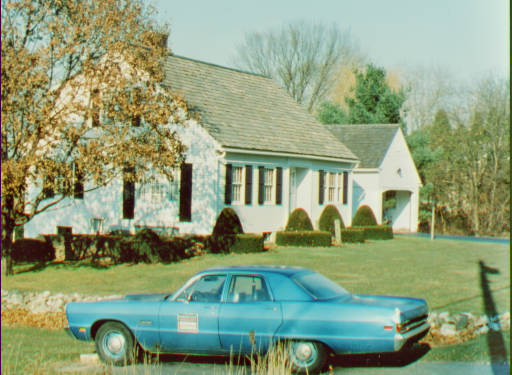
#> input picture omscs/vision-4495/ps0/ps0_python/cropped_house.png, 512 x 375 px
$ python ps0.py   (Python 2 division)
#> lines starting #> are read from the running program, lines starting #| are printed output that depends on the picture
import numpy as np
import scipy as sp
import cv2

# TODO(swapnilr): Move to common
RED = 0
GREEN = 1
BLUE = 2
def getImageName(pset, qn, part, counter):
  return 'ps%d-%d-%s-%d.png' % (pset, qn, part, counter)

def getName(qn, part, counter):
  return getImageName(pset=0, qn=qn, part=part, counter=counter)

def getImage(index=0):
#> called with index = 0
  if index==0:
    return cv2.imread('cropped_house.png')
#> returned value is the input picture: shape (375, 512, 3); mean B, G, R 124.5, 157.6, 141.2
#> call 2 of getImage, with index = 1
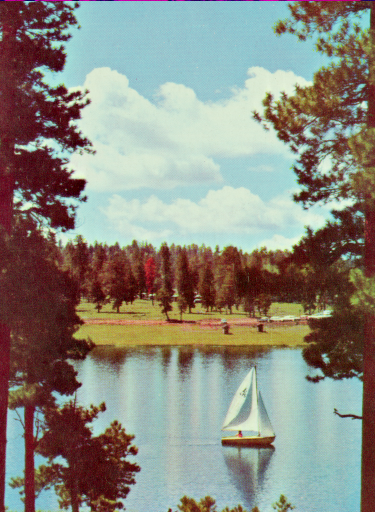
#> input picture omscs/vision-4495/ps0/ps0_python/cropped_boat.png, 375 x 512 px
#> in getImage, returned value is the input picture: shape (512, 375, 3); mean B, G, R 126.7, 136.9, 138.6
  elif index==1:
    return cv2.imread('cropped_boat.png')
  else:
    raise IndexError('Index out of bounds')

def getChannel(image, channel_index=RED, copy=False):
#> called with channel_index = 0, copy = True
  channel = image[:,:,channel_index]
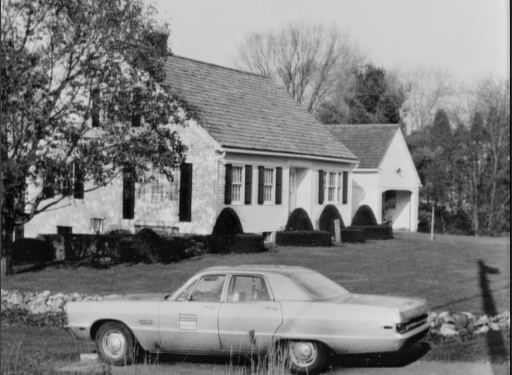
#> channel: shape (375, 512); min 2, max 225, mean 124.5
  if copy:
    channel = channel.copy()
  return channel

def writeImage(filename, img):
  return cv2.imwrite('output/%s' % filename, img)

def part1():
  writeImage(getName(1,'a',1), getImage(0))
  writeImage(getName(1, 'a', 2), getImage(1))

def part2a():
  image1 = getImage(0)
  image1_red = getChannel(image1, RED, True)
  image1_blue = getChannel(image1, BLUE, True)
#> call 2 of getChannel, with channel_index = 2, copy = True
#> in getChannel (call 2), `channel = image[:,:,channel_index]`:
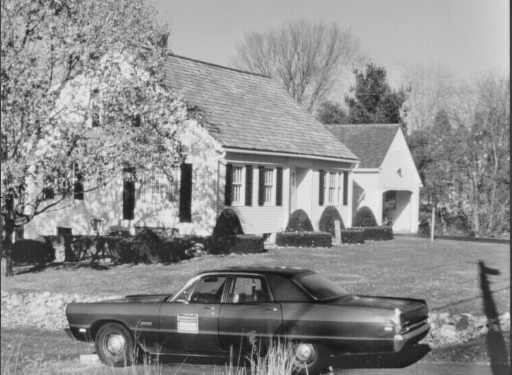
#> channel: shape (375, 512); min 4, max 234, mean 141.2
  image1[:,:,RED] = image1_blue
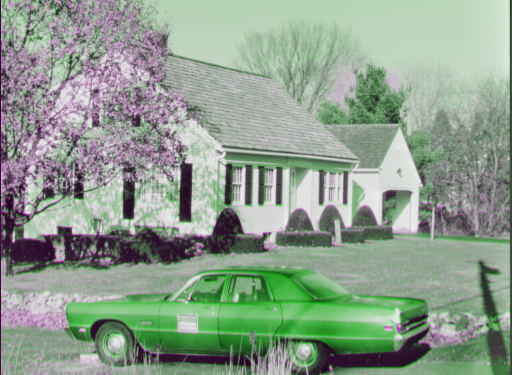
#> image1: shape (375, 512, 3); mean B, G, R 141.2, 157.6, 141.2
  image1[:,:,BLUE] = image1_red
  writeImage(getName(2, 'a', 1), image1)

def part2b():
  writeOneChannel(channel_index=GREEN)

def writeOneChannel(channel_index=RED, part='b'):
  image1 = getImage(0)
  image1_channel = getChannel(image1, channel_index, True)
#> call 3 of getChannel, with channel_index = 1, copy = True
#> in getChannel (call 3), `channel = image[:,:,channel_index]`:
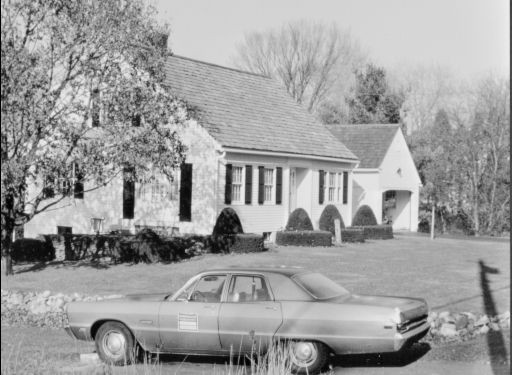
#> channel: shape (375, 512); min 0, max 237, mean 157.6
  writeImage(getName(2, part, 1), image1_channel)

def part2c():
  writeOneChannel(part='c')

def part2():
  part2a()
  part2b()
  part2c()

def part3():
  img1 = getImage()
  img2 = getImage(1)
  img1_green = getChannel(img1, GREEN)
  img2_green = getChannel(img2, GREEN)
  h,w = img1_green.shape
#> h = 375; w = 512
  h_start = (h-100)/2
#> h_start = 137
  w_start = (w-100)/2
#> w_start = 206
  img1_square = img1_green[h_start:h_start + 100, w_start:w_start+100]
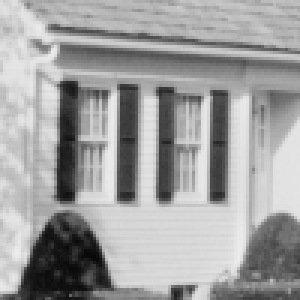
#> img1_square: shape (100, 100) (shown 3 times larger); min 7, max 236, mean 159.3
  h,w = img2_green.shape
#> h = 512; w = 375
  h_start = (h-100)/2
#> h_start = 206
  w_start = (w-100)/2
#> w_start = 137
  img2_green[h_start:h_start+100, w_start:w_start+100] = img1_square
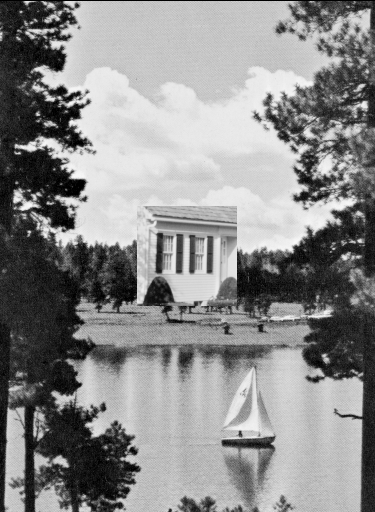
#> img2_green: shape (512, 375); min 0, max 249, mean 138.6
  writeImage(getName(3,'a',1) ,img2_green)

def getStats(image):
  """
    Returns the stats as a 4-tuple (min, max, mean, std dev)
  """
  return (image.min(), image.max(), image.mean(), image.std())

def printStats(stats):
  minimum, maximum, mean, std_dev = stats
  print "Statistics: Min - %d, Max %d, Mean %f, Stddev %f" %(minimum, maximum, mean, std_dev)

def part4():
  img1_green = getChannel(getImage(), GREEN)
#> (the run stopped early here; a loop or call above may not have finished)
